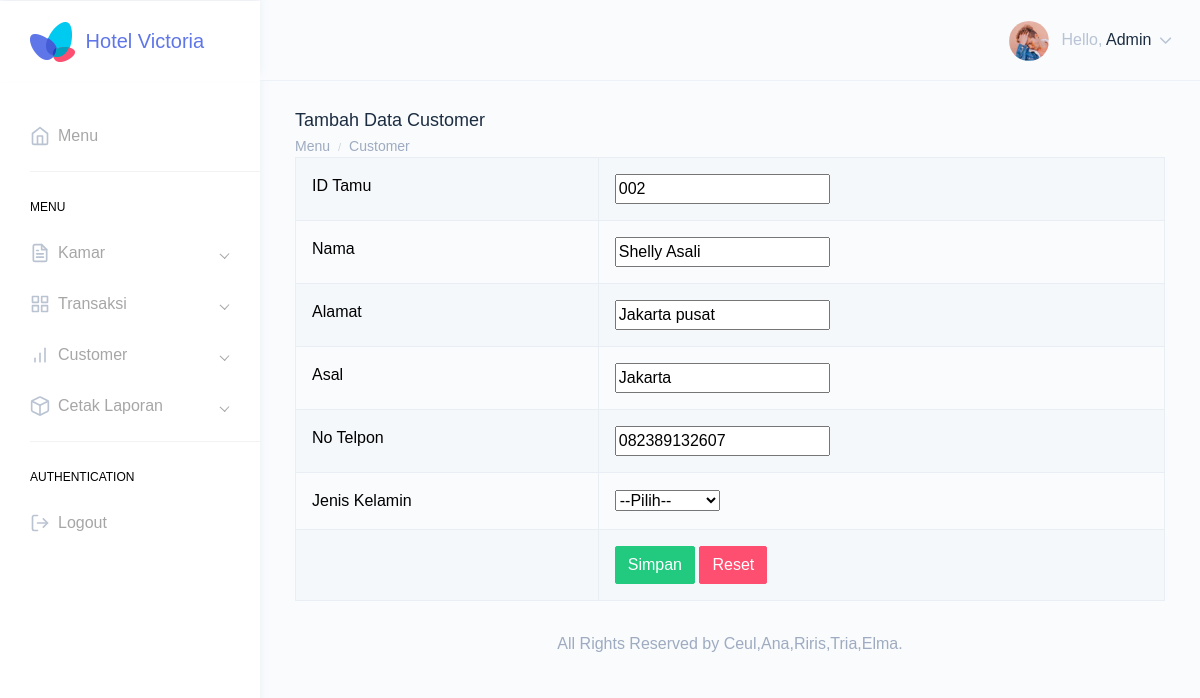
Screenshot of /admin/edittamu.php?id_pelanggan=002 with the database file from the repository.
### tables this page shows
CREATE TABLE IF NOT EXISTS `tamu` (
  `id_pelanggan` char(15) NOT NULL,
  `Nama` varchar(100) DEFAULT NULL,
  `Alamat` char(15) DEFAULT NULL,
  `Asal` varchar(100) DEFAULT NULL,
  `NoTlp` char(15) DEFAULT NULL,
  `jk` varchar(10) NOT NULL
);

### admin/edittamu.php (the view, shortened to what this page needs)
<?php include 'koneksi.php';
$id=$_GET['id_pelanggan'];
$sql= mysqli_query($con,"select * from tamu where id_pelanggan='$id'");
$data=mysqli_fetch_array($sql);
?>
<!DOCTYPE html>
<html lang="zxx">
<head>
<?php include '../admin/template/headAdmin.php';?>
</head>
<?php include '../admin/template/headerAdmin.php';?>
<?php include '../admin/template/sidebarAdmin.php';?>
<body>
        <div class="page-wrapper">
            <div class="page-breadcrumb">
                <div class="row">
                    <div class="col-7 align-self-center">
                        <h4 class="page-title text-truncate text-dark font-weight-medium mb-1">Tambah Data Customer</h4>
                        <div class="d-flex align-items-center">
                            <nav aria-label="breadcrumb">
                                <ol class="breadcrumb m-0 p-0">
                                    <li class="breadcrumb-item"><a href="tabeltamu.php" class="text-muted">Menu</a></li>
                                    <li class="breadcrumb-item text-muted active" aria-current="page">Customer</li>
                                </ol>
                            </nav>
                        </div>
                    </div>
            </div>
            <table border="1" align="center" class="table table-bordered table-striped">
        <form action="" method="POST">
            <tr style="color: black;">
                <td>ID Tamu</td>
                <td> <input type="text" name="id_pelanggan" id="" value="<?php echo $data['id_pelanggan']?>"> </td>
            </tr>
			 <tr style="color: black;">
                <td>Nama</td>
                <td><input type="text" name="Nama" id="" value="<?php echo $data['Nama']?>"></td>
				</tr>
            <tr style="color: black;">
                <td>Alamat</td>
                <td> <input type="text" name="Alamat" id="" value="<?php echo $data['Alamat']?>""></textarea> </td>
            </tr>
			<tr style="color: black;">
                <td>Asal</td>
                <td><input type="text" name="Asal" id="" value="<?php echo $data['Asal']?>"></td>
				</tr>
			<tr style="color: black;">
                <td>No Telpon</td>
                <td> <input type="text" name="NoTlp" id="" value="<?php echo $data['NoTlp']?>"> </td>
            </tr>
			<tr style="color: black;">
                <td>Jenis Kelamin</td>
                <td><select name="jk" id="jk" >
				<option value="">--Pilih--</option>
			</tr>
            <tr>
                <td></td>
                <td>
				<input type="submit" name="submit" id="" class="btn btn-success" value="Simpan">
                <input type="reset" name="reset" id="" class="btn btn-danger" value="Reset">
				</td>
            </tr>
        </form>
    </table>
            <?php include '../admin/template/footerAdmin.php';?>
        </div>
    </div>
</body>
</html>

### rows the page displays
tamu: id_pelanggan "002", Nama "Shelly Asali", Alamat "Jakarta pusat", Asal "Jakarta", NoTlp "082389132607"
